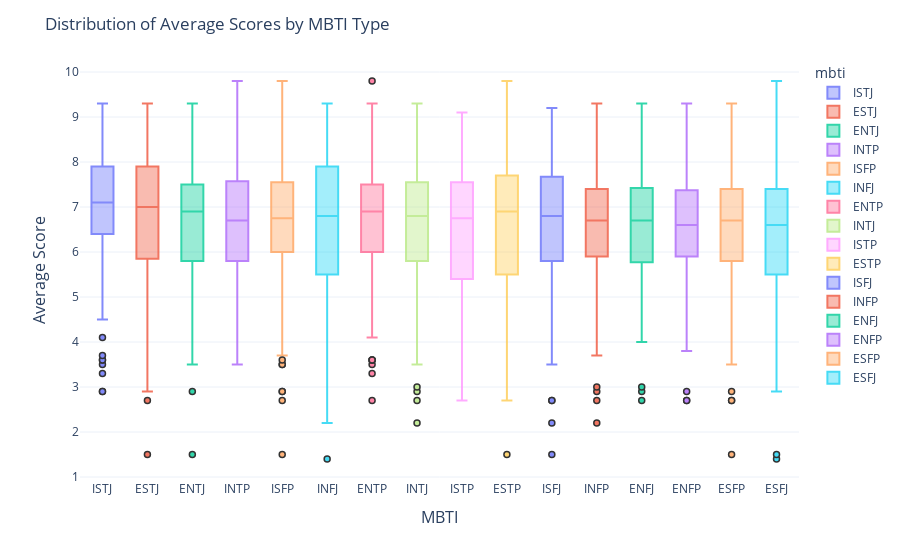

The code cell stored with this chart in its notebook:
### Markdown cell above
## 4.2 Distribution of Average Scores by MBTI Type

### Code cell
# Calculate the average score for each MBTI type and sort them
score_mbti = df_merged.groupby('mbti')['score'].mean().sort_values(ascending=False)
score_mbti_lst = score_mbti.index.tolist()

# Create a DataFrame for box plot
score_mbti_df = df_merged[df_merged['mbti'].isin(score_mbti_lst)]

# Create the box plot
fig = px.box(score_mbti_df, 
             x='mbti', 
             y='score', 
             color='mbti',
             category_orders={'mbti': score_mbti_lst})

# Update layout
fig.update_layout(
    title_text='Distribution of Average Scores by MBTI Type',
    xaxis=dict(
        title='MBTI',
        titlefont_size=16
    ),
    yaxis=dict(
        title='Average Score',
        titlefont_size=16
    ),
    template='plotly_white'
)

# Update traces
fig.update_traces(marker_line_color='black', 
                  marker_line_width=1.5, 
                  opacity=0.8)

# Show the plot
fig.show()

### Figure 1 — Plotly figure (JSON) as saved in the notebook; plotly's stock layout.template omitted (floating-point values rounded to 4 significant figures; data arrays with more than 128 entries replaced by an {"elided": "..."} marker saying what was removed)
{"data": [{"alignmentgroup": "True", "hovertemplate": "mbti=%{x}<br>score=%{y}<extra></extra>", "legendgroup": "ISTJ", "marker": {"color": "#636efa", "line": {"color": "black", "width": 1.5}}, "name": "ISTJ", "notched": false, "offsetgroup": "ISTJ", "opacity": 0.8, "orientation": "v", "showlegend": true, "type": "box", "x": {"elided": "213 str values"}, "x0": " ", "xaxis": "x", "y": {"elided": "213 float values"}, "y0": " ", "yaxis": "y"}, {"alignmentgroup": "True", "hovertemplate": "mbti=%{x}<br>score=%{y}<extra></extra>", "legendgroup": "ESTJ", "marker": {"color": "#EF553B", "line": {"color": "black", "width": 1.5}}, "name": "ESTJ", "notched": false, "offsetgroup": "ESTJ", "opacity": 0.8, "orientation": "v", "showlegend": true, "type": "box", "x": {"elided": "216 str values"}, "x0": " ", "xaxis": "x", "y": {"elided": "216 float values"}, "y0": " ", "yaxis": "y"}, {"alignmentgroup": "True", "hovertemplate": "mbti=%{x}<br>score=%{y}<extra></extra>", "legendgroup": "ENTJ", "marker": {"color": "#00cc96", "line": {"color": "black", "width": 1.5}}, "name": "ENTJ", "notched": false, "offsetgroup": "ENTJ", "opacity": 0.8, "orientation": "v", "showlegend": true, "type": "box", "x": {"elided": "156 str values"}, "x0": " ", "xaxis": "x", "y": {"elided": "156 float values"}, "y0": " ", "yaxis": "y"}, {"alignmentgroup": "True", "hovertemplate": "mbti=%{x}<br>score=%{y}<extra></extra>", "legendgroup": "INTP", "marker": {"color": "#ab63fa", "line": {"color": "black", "width": 1.5}}, "name": "INTP", "notched": false, "offsetgroup": "INTP", "opacity": 0.8, "orientation": "v", "showlegend": true, "type": "box", "x": ["INTP", "INTP", "INTP", "INTP", "INTP", "INTP", "INTP", "INTP", "INTP", "INTP", "INTP", "INTP", "INTP", "INTP", "INTP", "INTP", "INTP", "INTP", "INTP", "INTP", "INTP", "INTP", "INTP", "INTP", "INTP", "INTP", "INTP", "INTP", "INTP", "INTP", "INTP", "INTP", "INTP", "INTP", "INTP", "INTP", "INTP", "INTP", "INTP", "INTP", "INTP", "INTP", "INTP", "INTP", "INTP", "INTP", "INTP", "INTP", "INTP", "INTP", "INTP", "INTP", "INTP", "INTP", "INTP", "INTP", "INTP", "INTP", "INTP", "INTP", "INTP", "INTP", "INTP", "INTP", "INTP", "INTP", "INTP", "INTP", "INTP", "INTP", "INTP", "INTP", "INTP", "INTP", "INTP", "INTP", "INTP", "INTP", "INTP", "INTP", "INTP", "INTP", "INTP", "INTP", "INTP", "INTP", "INTP", "INTP", "INTP", "INTP", "INTP", "INTP", "INTP", "INTP", "INTP", "INTP", "INTP", "INTP", "INTP", "INTP", "INTP", "INTP", "INTP", "INTP", "INTP", "INTP", "INTP", "INTP", "INTP", "INTP", "INTP", "INTP", "INTP", "INTP", "INTP"], "x0": " ", "xaxis": "x", "y": [8.8, 8.3, 7.6, 7.6, 6.6, 6.7, 6.2, 7.4, 9.8, 5.5, 6.3, 7.4, 6.9, 5.6, 7.8, 7.8, 8.6, 7, 7, 5.4, 8.8, 8.8, 7.2, 3.8, 6.5, 6.2, 6.2, 6.4, 8.1, 8.1, 8.1, 8.1, 8.1, 8.1, 8.1, 7.7, 7.1, 7.4, 7.4, 7.4, 7.4, 7.4, 7.4, 7.4, 7.9, 7.9, 8.3, 8.3, 4.5, 7.5, 5.4, 7.1, 7.9, 5.9, 5.9, 5.5, 4.8, 4.8, 5.4, 5.4, 5.4, 5.4, 5.4, 5.4, 5, 4.8, 6.7, 6.7, 6.5, 6.5, 4.3, 6.4, 7.1, 7, 7, 5.8, 5.9, 7.7, 5.6, 6.6, 4.9, 6.6, 7.1, 4.6, 4.7, 6.7, 6.7, 7.5, 8.9, 4.4, 8.2, 7.4, 4.9, 5.1, 3.5, 6.1, 5.8, 6.4, 6.4, 6.4, 6.4, 6.4, 6.4, 6.4, 6.4, 6.5, 5.8, 6.4, 7.8, 7.6, 7.3, 8.5, 6.9, 7.4, 5.7], "y0": " ", "yaxis": "y"}, {"alignmentgroup": "True", "hovertemplate": "mbti=%{x}<br>score=%{y}<extra></extra>", "legendgroup": "ISFP", "marker": {"color": "#FFA15A", "line": {"color": "black", "width": 1.5}}, "name": "ISFP", "notched": false, "offsetgroup": "ISFP", "opacity": 0.8, "orientation": "v", "showlegend": true, "type": "box", "x": {"elided": "220 str values"}, "x0": " ", "xaxis": "x", "y": {"elided": "220 float values"}, "y0": " ", "yaxis": "y"}, {"alignmentgroup": "True", "hovertemplate": "mbti=%{x}<br>score=%{y}<extra></extra>", "legendgroup": "INFJ", "marker": {"color": "#19d3f3", "line": {"color": "black", "width": 1.5}}, "name": "INFJ", "notched": false, "offsetgroup": "INFJ", "opacity": 0.8, "orientation": "v", "showlegend": true, "type": "box", "x": {"elided": "134 str values"}, "x0": " ", "xaxis": "x", "y": {"elided": "134 float values"}, "y0": " ", "yaxis": "y"}, {"alignmentgroup": "True", "hovertemplate": "mbti=%{x}<br>score=%{y}<extra></extra>", "legendgroup": "ENTP", "marker": {"color": "#FF6692", "line": {"color": "black", "width": 1.5}}, "name": "ENTP", "notched": false, "offsetgroup": "ENTP", "opacity": 0.8, "orientation": "v", "showlegend": true, "type": "box", "x": {"elided": "153 str values"}, "x0": " ", "xaxis": "x", "y": {"elided": "153 float values"}, "y0": " ", "yaxis": "y"}, {"alignmentgroup": "True", "hovertemplate": "mbti=%{x}<br>score=%{y}<extra></extra>", "legendgroup": "INTJ", "marker": {"color": "#B6E880", "line": {"color": "black", "width": 1.5}}, "name": "INTJ", "notched": false, "offsetgroup": "INTJ", "opacity": 0.8, "orientation": "v", "showlegend": true, "type": "box", "x": {"elided": "140 str values"}, "x0": " ", "xaxis": "x", "y": {"elided": "140 float values"}, "y0": " ", "yaxis": "y"}, {"alignmentgroup": "True", "hovertemplate": "mbti=%{x}<br>score=%{y}<extra></extra>", "legendgroup": "ISTP", "marker": {"color": "#FF97FF", "line": {"color": "black", "width": 1.5}}, "name": "ISTP", "notched": false, "offsetgroup": "ISTP", "opacity": 0.8, "orientation": "v", "showlegend": true, "type": "box", "x": {"elided": "204 str values"}, "x0": " ", "xaxis": "x", "y": {"elided": "204 float values"}, "y0": " ", "yaxis": "y"}, {"alignmentgroup": "True", "hovertemplate": "mbti=%{x}<br>score=%{y}<extra></extra>", "legendgroup": "ESTP", "marker": {"color": "#FECB52", "line": {"color": "black", "width": 1.5}}, "name": "ESTP", "notched": false, "offsetgroup": "ESTP", "opacity": 0.8, "orientation": "v", "showlegend": true, "type": "box", "x": {"elided": "236 str values"}, "x0": " ", "xaxis": "x", "y": {"elided": "236 float values"}, "y0": " ", "yaxis": "y"}, {"alignmentgroup": "True", "hovertemplate": "mbti=%{x}<br>score=%{y}<extra></extra>", "legendgroup": "ISFJ", "marker": {"color": "#636efa", "line": {"color": "black", "width": 1.5}}, "name": "ISFJ", "notched": false, "offsetgroup": "ISFJ", "opacity": 0.8, "orientation": "v", "showlegend": true, "type": "box", "x": {"elided": "215 str values"}, "x0": " ", "xaxis": "x", "y": {"elided": "215 float values"}, "y0": " ", "yaxis": "y"}, {"alignmentgroup": "True", "hovertemplate": "mbti=%{x}<br>score=%{y}<extra></extra>", "legendgroup": "INFP", "marker": {"color": "#EF553B", "line": {"color": "black", "width": 1.5}}, "name": "INFP", "notched": false, "offsetgroup": "INFP", "opacity": 0.8, "orientation": "v", "showlegend": true, "type": "box", "x": {"elided": "176 str values"}, "x0": " ", "xaxis": "x", "y": {"elided": "176 float values"}, "y0": " ", "yaxis": "y"}, {"alignmentgroup": "True", "hovertemplate": "mbti=%{x}<br>score=%{y}<extra></extra>", "legendgroup": "ENFJ", "marker": {"color": "#00cc96", "line": {"color": "black", "width": 1.5}}, "name": "ENFJ", "notched": false, "offsetgroup": "ENFJ", "opacity": 0.8, "orientation": "v", "showlegend": true, "type": "box", "x": ["ENFJ", "ENFJ", "ENFJ", "ENFJ", "ENFJ", "ENFJ", "ENFJ", "ENFJ", "ENFJ", "ENFJ", "ENFJ", "ENFJ", "ENFJ", "ENFJ", "ENFJ", "ENFJ", "ENFJ", "ENFJ", "ENFJ", "ENFJ", "ENFJ", "ENFJ", "ENFJ", "ENFJ", "ENFJ", "ENFJ", "ENFJ", "ENFJ", "ENFJ", "ENFJ", "ENFJ", "ENFJ", "ENFJ", "ENFJ", "ENFJ", "ENFJ", "ENFJ", "ENFJ", "ENFJ", "ENFJ", "ENFJ", "ENFJ", "ENFJ", "ENFJ", "ENFJ", "ENFJ", "ENFJ", "ENFJ", "ENFJ", "ENFJ", "ENFJ", "ENFJ", "ENFJ", "ENFJ", "ENFJ", "ENFJ", "ENFJ", "ENFJ", "ENFJ", "ENFJ", "ENFJ", "ENFJ", "ENFJ", "ENFJ", "ENFJ", "ENFJ", "ENFJ", "ENFJ", "ENFJ", "ENFJ", "ENFJ", "ENFJ", "ENFJ", "ENFJ", "ENFJ", "ENFJ", "ENFJ", "ENFJ", "ENFJ", "ENFJ", "ENFJ", "ENFJ", "ENFJ", "ENFJ", "ENFJ", "ENFJ", "ENFJ", "ENFJ", "ENFJ", "ENFJ", "ENFJ", "ENFJ", "ENFJ", "ENFJ", "ENFJ", "ENFJ", "ENFJ", "ENFJ", "ENFJ", "ENFJ", "ENFJ", "ENFJ", "ENFJ", "ENFJ", "ENFJ", "ENFJ", "ENFJ", "ENFJ", "ENFJ", "ENFJ", "ENFJ", "ENFJ", "ENFJ", "ENFJ", "ENFJ", "ENFJ", "ENFJ", "ENFJ", "ENFJ", "ENFJ", "ENFJ", "ENFJ", "ENFJ", "ENFJ", "ENFJ"], "x0": " ", "xaxis": "x", "y": [8.8, 7.6, 7.6, 7.6, 8.3, 8.9, 7.6, 7.6, 6.4, 6.7, 6.8, 6.6, 6.8, 2.7, 2.9, 4, 5.7, 5.5, 7, 7, 7.4, 6, 4.8, 7.5, 7.8, 7, 8.5, 7.3, 8.2, 8.1, 6, 7.1, 7.9, 6.6, 5.5, 7.6, 6.5, 7.2, 6.8, 7.2, 6.2, 8.1, 8.1, 8.1, 8.1, 8.1, 7.4, 7.7, 7.7, 7.1, 7.1, 7.4, 7.4, 7.4, 7, 7, 7, 4.5, 7.1, 7.1, 7.1, 7.9, 5.5, 5.5, 5.5, 6.1, 6.1, 4.8, 6.3, 6.3, 5.4, 5.4, 5.4, 4.8, 6.5, 6.5, 4.3, 5, 7, 5.2, 6.9, 5.9, 6.8, 4.9, 6.1, 7.1, 4.7, 6.8, 9.3, 4.6, 5.8, 5.4, 6.7, 6.7, 6.7, 7.5, 6.7, 6.1, 4.4, 8.4, 7.5, 7.4, 6.4, 6.3, 6.1, 6.4, 4.9, 4.9, 6.5, 8.9, 7.7, 9.1, 5.8, 6.3, 5.9, 5.5, 4.7, 6, 6.8, 5.4, 7.8, 5.2, 3, 6.5, 6.3], "y0": " ", "yaxis": "y"}, {"alignmentgroup": "True", "hovertemplate": "mbti=%{x}<br>score=%{y}<extra></extra>", "legendgroup": "ENFP", "marker": {"color": "#ab63fa", "line": {"color": "black", "width": 1.5}}, "name": "ENFP", "notched": false, "offsetgroup": "ENFP", "opacity": 0.8, "orientation": "v", "showlegend": true, "type": "box", "x": {"elided": "151 str values"}, "x0": " ", "xaxis": "x", "y": {"elided": "151 float values"}, "y0": " ", "yaxis": "y"}, {"alignmentgroup": "True", "hovertemplate": "mbti=%{x}<br>score=%{y}<extra></extra>", "legendgroup": "ESFP", "marker": {"color": "#FFA15A", "line": {"color": "black", "width": 1.5}}, "name": "ESFP", "notched": false, "offsetgroup": "ESFP", "opacity": 0.8, "orientation": "v", "showlegend": true, "type": "box", "x": {"elided": "221 str values"}, "x0": " ", "xaxis": "x", "y": {"elided": "221 float values"}, "y0": " ", "yaxis": "y"}, {"alignmentgroup": "True", "hovertemplate": "mbti=%{x}<br>score=%{y}<extra></extra>", "legendgroup": "ESFJ", "marker": {"color": "#19d3f3", "line": {"color": "black", "width": 1.5}}, "name": "ESFJ", "notched": false, "offsetgroup": "ESFJ", "opacity": 0.8, "orientation": "v", "showlegend": true, "type": "box", "x": {"elided": "136 str values"}, "x0": " ", "xaxis": "x", "y": {"elided": "136 float values"}, "y0": " ", "yaxis": "y"}], "layout": {"boxmode": "overlay", "legend": {"title": {"text": "mbti"}, "tracegroupgap": 0}, "margin": {"t": 60}, "title": {"text": "Distribution of Average Scores by MBTI Type"}, "xaxis": {"anchor": "y", "categoryarray": ["ISTJ", "ESTJ", "ENTJ", "INTP", "ISFP", "INFJ", "ENTP", "INTJ", "ISTP", "ESTP", "ISFJ", "INFP", "ENFJ", "ENFP", "ESFP", "ESFJ"], "categoryorder": "array", "domain": [0, 1], "title": {"font": {"size": 16}, "text": "MBTI"}}, "yaxis": {"anchor": "x", "domain": [0, 1], "title": {"font": {"size": 16}, "text": "Average Score"}}}}
